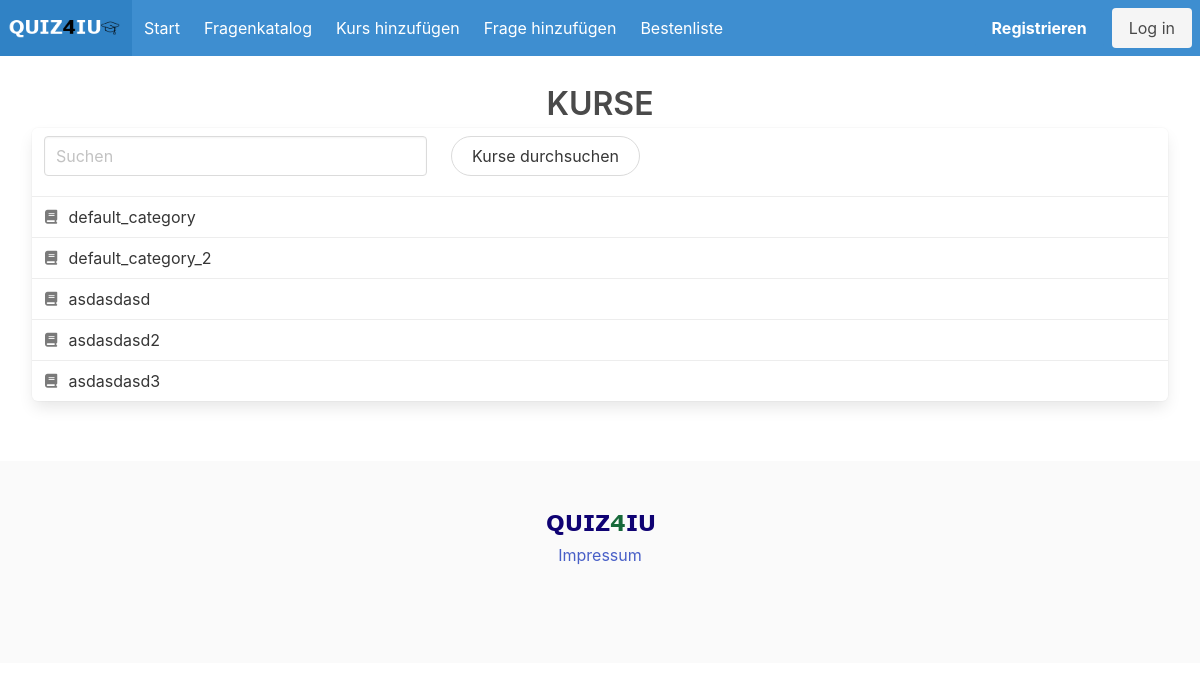
/quiz/categorylist/, run on an earlier commit of the app's database.
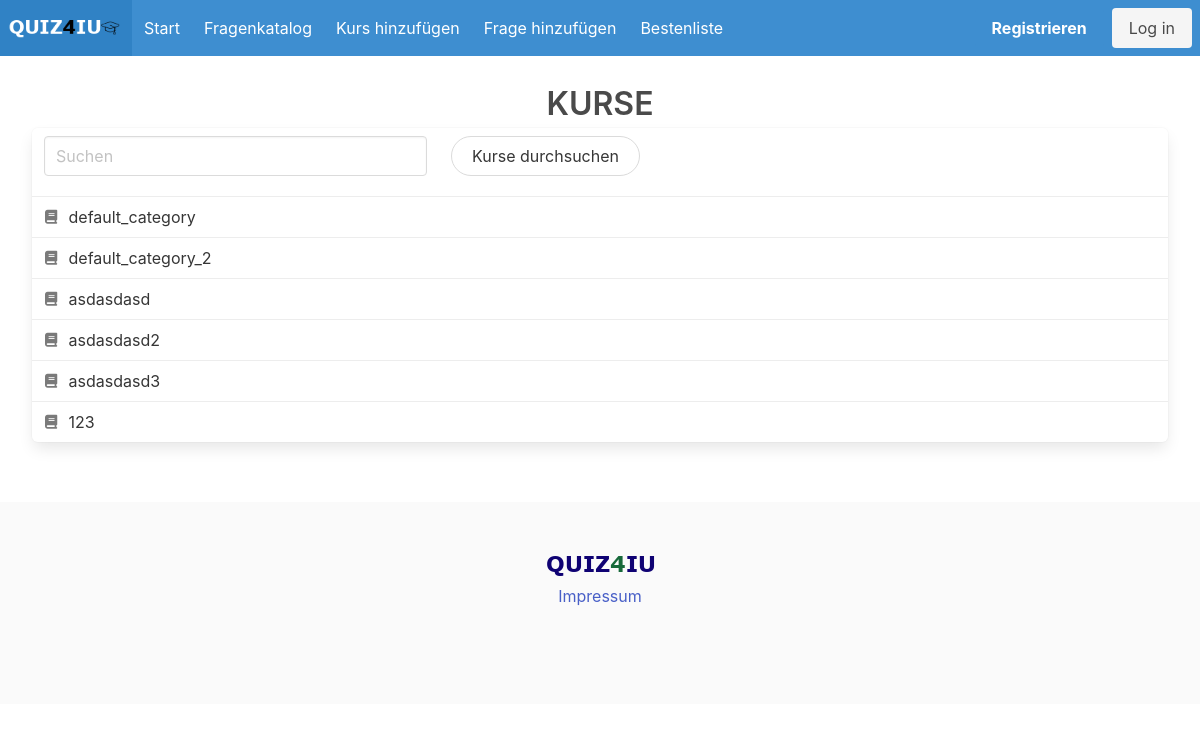
And on a later commit of the database.
### quiz/models.py (models this page shows, shortened)
class Category(models.Model):
    name = models.CharField(max_length = 100)

### quiz/views.py (the view)
# urls.py: path('categorylist/',views.categorylist, name="categorylist"),
def categorylist(request):
    questions = Question.objects.all().order_by('date')
    categories = Category.objects.all().order_by('id')
    context = {'categories':categories, 'questions':questions}
    return render(request, 'categorylist.html', context)

### quiz/templates/categorylist.html
{% extends 'base_layout.html' %}
{% block content %}
<div class="column has-text-centered px-2">
    <h2 class="is-size-3 is-uppercase has-text-weight-semibold">Kurse</h2>
    <nav class="panel">
      <div class="panel-block">
          <div class="columns">
            <div class="column is-four-fifths">
              <input class="input" type="text" placeholder="Suchen">
            </div>
            <div class="column">
              <button class="button is-rounded mb-3" type="submit">Kurse durchsuchen</button>
            </div>
          </div>
      </div>
        {% for category in categories %}
        <a class="panel-block" id="{{category.id}}" href="{% url 'category_catalog' category.id %}">
          <span class="panel-icon">
            <i class="fas fa-book" aria-hidden="true"></i>
          </span>
          {{category.name}}
        </a>
        {% endfor%}
      </nav>
</div>
{% endblock%}

What changed in the data, as far as the page shows it:
added Category: name "123"
